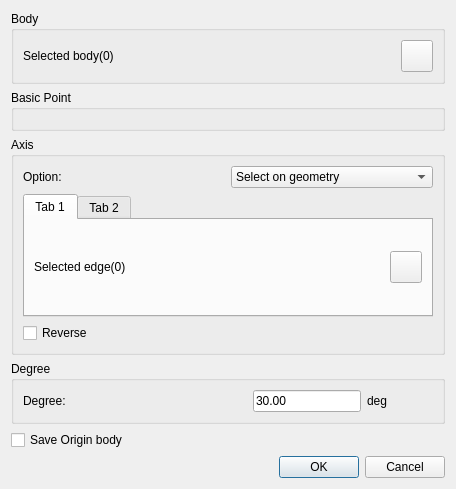
<?xml version="1.0" encoding="UTF-8"?>
<ui version="4.0">
 <class>RotateFeatureDialog</class>
 <widget class="QDialog" name="RotateFeatureDialog">
  <property name="geometry">
   <rect>
    <x>0</x>
    <y>0</y>
    <width>456</width>
    <height>439</height>
   </rect>
  </property>
  <property name="windowTitle">
   <string>Rotate Feature</string>
  </property>
  <layout class="QGridLayout" name="gridLayout_4">
   <item row="0" column="0" colspan="2">
    <widget class="QGroupBox" name="groupBox">
     <property name="title">
      <string>Body</string>
     </property>
     <layout class="QGridLayout" name="gridLayout">
      <item row="0" column="0">
       <widget class="QLabel" name="edgelabel">
        <property name="text">
         <string>Selected body(0)</string>
        </property>
       </widget>
      </item>
      <item row="0" column="1">
       <widget class="QPushButton" name="geoSelectSurface">
        <property name="sizePolicy">
         <sizepolicy hsizetype="Minimum" vsizetype="Minimum">
          <horstretch>0</horstretch>
          <verstretch>0</verstretch>
         </sizepolicy>
        </property>
        <property name="minimumSize">
         <size>
          <width>32</width>
          <height>32</height>
         </size>
        </property>
        <property name="maximumSize">
         <size>
          <width>32</width>
          <height>32</height>
         </size>
        </property>
        <property name="styleSheet">
         <string notr="true">background-image: url(:/QUI/geometry/selectface.png);</string>
        </property>
        <property name="text">
         <string/>
        </property>
        <property name="checkable">
         <bool>true</bool>
        </property>
       </widget>
      </item>
     </layout>
    </widget>
   </item>
   <item row="1" column="0" colspan="2">
    <widget class="QGroupBox" name="groupBox_6">
     <property name="title">
      <string>Basic Point</string>
     </property>
     <layout class="QGridLayout" name="gridLayout_8">
      <property name="leftMargin">
       <number>0</number>
      </property>
      <property name="rightMargin">
       <number>0</number>
      </property>
      <item row="0" column="0">
       <layout class="QVBoxLayout" name="basicPointlLayout"/>
      </item>
     </layout>
    </widget>
   </item>
   <item row="2" column="0" colspan="2">
    <widget class="QGroupBox" name="groupBox_2">
     <property name="title">
      <string>Axis</string>
     </property>
     <layout class="QGridLayout" name="gridLayout_7">
      <item row="0" column="0">
       <layout class="QHBoxLayout" name="horizontalLayout">
        <item>
         <widget class="QLabel" name="label">
          <property name="text">
           <string>Option:</string>
          </property>
         </widget>
        </item>
        <item>
         <widget class="QComboBox" name="comboBoxOption">
          <item>
           <property name="text">
            <string>Select on geometry</string>
           </property>
          </item>
          <item>
           <property name="text">
            <string>Coordinate</string>
           </property>
          </item>
         </widget>
        </item>
       </layout>
      </item>
      <item row="1" column="0">
       <widget class="QTabWidget" name="tabWidget">
        <property name="currentIndex">
         <number>0</number>
        </property>
        <widget class="QWidget" name="tab">
         <attribute name="title">
          <string>Tab 1</string>
         </attribute>
         <layout class="QGridLayout" name="gridLayout_2">
          <item row="0" column="0">
           <widget class="QLabel" name="edgelabel_2">
            <property name="text">
             <string>Selected edge(0)</string>
            </property>
           </widget>
          </item>
          <item row="0" column="1">
           <widget class="QPushButton" name="geoSelectCurve">
            <property name="sizePolicy">
             <sizepolicy hsizetype="Minimum" vsizetype="Minimum">
              <horstretch>0</horstretch>
              <verstretch>0</verstretch>
             </sizepolicy>
            </property>
            <property name="minimumSize">
             <size>
              <width>32</width>
              <height>32</height>
             </size>
            </property>
            <property name="maximumSize">
             <size>
              <width>32</width>
              <height>32</height>
             </size>
            </property>
            <property name="styleSheet">
             <string notr="true">background-image: url(:/QUI/geometry/selectwire.png);</string>
            </property>
            <property name="text">
             <string/>
            </property>
            <property name="checkable">
             <bool>true</bool>
            </property>
            <property name="checked">
             <bool>false</bool>
            </property>
           </widget>
          </item>
         </layout>
        </widget>
        <widget class="QWidget" name="tab_2">
         <attribute name="title">
          <string>Tab 2</string>
         </attribute>
         <layout class="QGridLayout" name="gridLayout_5">
          <item row="0" column="0">
           <layout class="QHBoxLayout" name="horizontalLayout_4">
            <item>
             <widget class="QRadioButton" name="radioButtonX">
              <property name="text">
               <string>X axis</string>
              </property>
             </widget>
            </item>
            <item>
             <widget class="QRadioButton" name="radioButtonY">
              <property name="text">
               <string>Y axis</string>
              </property>
             </widget>
            </item>
            <item>
             <widget class="QRadioButton" name="radioButtonZ">
              <property name="text">
               <string>Z axis</string>
              </property>
              <property name="checked">
               <bool>true</bool>
              </property>
             </widget>
            </item>
           </layout>
          </item>
          <item row="2" column="0">
           <layout class="QHBoxLayout" name="horizontalLayout_5">
            <item>
             <widget class="QDoubleSpinBox" name="doubleSpinBoxX">
              <property name="minimum">
               <double>-1000.000000000000000</double>
              </property>
              <property name="maximum">
               <double>1000.000000000000000</double>
              </property>
             </widget>
            </item>
            <item>
             <widget class="QDoubleSpinBox" name="doubleSpinBoxY">
              <property name="minimum">
               <double>-1000.000000000000000</double>
              </property>
              <property name="maximum">
               <double>1000.000000000000000</double>
              </property>
             </widget>
            </item>
            <item>
             <widget class="QDoubleSpinBox" name="doubleSpinBoxZ">
              <property name="minimum">
               <double>-1000.000000000000000</double>
              </property>
              <property name="maximum">
               <double>1000.000000000000000</double>
              </property>
              <property name="value">
               <double>1.000000000000000</double>
              </property>
             </widget>
            </item>
           </layout>
          </item>
          <item row="1" column="0">
           <widget class="QRadioButton" name="radioButtonUser">
            <property name="text">
             <string>User define</string>
            </property>
           </widget>
          </item>
          <item row="3" column="0">
           <spacer name="verticalSpacer">
            <property name="orientation">
             <enum>Qt::Vertical</enum>
            </property>
            <property name="sizeHint" stdset="0">
             <size>
              <width>20</width>
              <height>40</height>
             </size>
            </property>
           </spacer>
          </item>
         </layout>
        </widget>
       </widget>
      </item>
      <item row="2" column="0">
       <widget class="QCheckBox" name="checkBoxReverse">
        <property name="text">
         <string>Reverse</string>
        </property>
       </widget>
      </item>
     </layout>
    </widget>
   </item>
   <item row="3" column="0" colspan="2">
    <widget class="QGroupBox" name="groupBox_3">
     <property name="title">
      <string>Degree</string>
     </property>
     <layout class="QGridLayout" name="gridLayout_3">
      <item row="0" column="0">
       <widget class="QLabel" name="label_2">
        <property name="text">
         <string>Degree:</string>
        </property>
       </widget>
      </item>
      <item row="0" column="2">
       <layout class="QFormLayout" name="formLayout">
        <item row="0" column="0">
         <widget class="QLineEdit" name="lineEditDegree">
          <property name="text">
           <string>30.00</string>
          </property>
         </widget>
        </item>
        <item row="0" column="1">
         <widget class="QLabel" name="label_3">
          <property name="sizePolicy">
           <sizepolicy hsizetype="Minimum" vsizetype="Preferred">
            <horstretch>0</horstretch>
            <verstretch>0</verstretch>
           </sizepolicy>
          </property>
          <property name="text">
           <string>deg</string>
          </property>
         </widget>
        </item>
       </layout>
      </item>
      <item row="0" column="1">
       <spacer name="horizontalSpacer">
        <property name="orientation">
         <enum>Qt::Horizontal</enum>
        </property>
        <property name="sizeHint" stdset="0">
         <size>
          <width>40</width>
          <height>20</height>
         </size>
        </property>
       </spacer>
      </item>
     </layout>
    </widget>
   </item>
   <item row="4" column="0">
    <widget class="QCheckBox" name="checkBoxSaveOrigin">
     <property name="text">
      <string>Save Origin body</string>
     </property>
     <property name="checked">
      <bool>false</bool>
     </property>
    </widget>
   </item>
   <item row="5" column="1">
    <widget class="QDialogButtonBox" name="buttonBox">
     <property name="orientation">
      <enum>Qt::Horizontal</enum>
     </property>
     <property name="standardButtons">
      <set>QDialogButtonBox::Cancel|QDialogButtonBox::Ok</set>
     </property>
    </widget>
   </item>
  </layout>
 </widget>
 <resources>
  <include location="../qrc/qianfan.qrc"/>
 </resources>
 <connections>
  <connection>
   <sender>buttonBox</sender>
   <signal>accepted()</signal>
   <receiver>RotateFeatureDialog</receiver>
   <slot>accept()</slot>
   <hints>
    <hint type="sourcelabel">
     <x>248</x>
     <y>254</y>
    </hint>
    <hint type="destinationlabel">
     <x>157</x>
     <y>274</y>
    </hint>
   </hints>
  </connection>
  <connection>
   <sender>buttonBox</sender>
   <signal>rejected()</signal>
   <receiver>RotateFeatureDialog</receiver>
   <slot>reject()</slot>
   <hints>
    <hint type="sourcelabel">
     <x>316</x>
     <y>260</y>
    </hint>
    <hint type="destinationlabel">
     <x>286</x>
     <y>274</y>
    </hint>
   </hints>
  </connection>
 </connections>
</ui>
